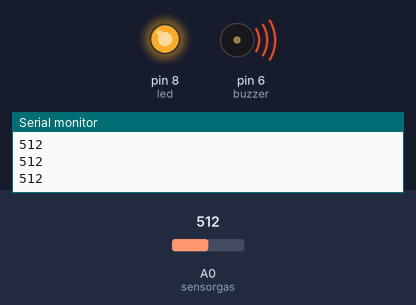
A sketch run on a simulated Arduino Uno, built with avr-gcc and run on an emulated ATmega328P. On the bench: output pins drawn as LEDs (lit = HIGH), buzzer (waves = sounding, pin HIGH), the last lines printed to the serial monitor. The test bench sets the inputs (shaded band); at power-on: A0 (sensorgas) = 512.

Above: at 1.2 s.
1.3 s: A0 (sensorgas) set to 87
2.8 s: A0 (sensorgas) set to 74
At 4.0 s:
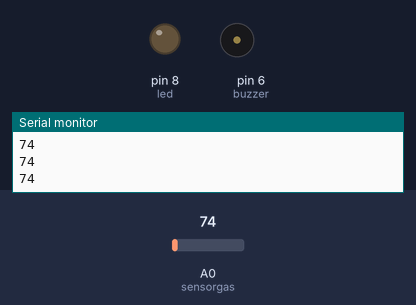
4.3 s: A0 (sensorgas) set to 122
At 5.1 s:
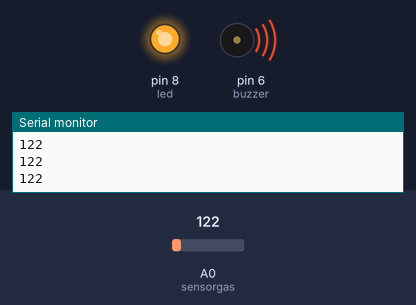
5.8 s: A0 (sensorgas) set to 0
At 6.2 s:
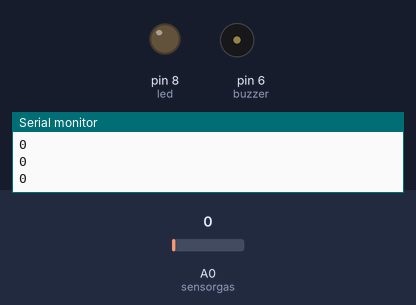
Timing chart, 0 to 8.3 s (numbered marks = the images above; inputs shaded):
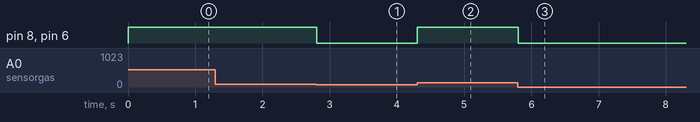

Measured:
- the behaviour switches between 81 and 80 on A0 (sensorgas) (found by bisection; images 0 and 1)
- after the input at 2.8 s, pin 8 (led), pin 6 (buzzer): HIGH → LOW at once
- after the input at 4.3 s, pin 8 (led), pin 6 (buzzer): LOW → HIGH at once
- after the input at 5.8 s, pin 8 (led), pin 6 (buzzer): HIGH → LOW at once

The sketch:

SmartHome.ino
```cpp
#include <IRremote.h> //library infrared

//deklarasi
int RECV_PIN = A1;
int led = 8;
int ONled;
int buzzer = 6;
int gas = 80;
int sensorgas = A0;

//kode yang ada ditombol remot
#define codestop 25245 //mendefinisikan code pada tombol stop

IRrecv irrecv(RECV_PIN); //pin infrared

decode_results results; //hasil decode

void setup()
{
Serial.begin(9600); // baud rate (bit persecond)
irrecv.enableIRIn(); //mulai receiver
pinMode(led, OUTPUT); // menjadikan led sebagai output
pinMode(buzzer, OUTPUT); // menjadikan buzzer sebagai output
pinMode(sensorgas, INPUT); // menjadikan MQ-5 sebagai input
}

void loop() {
if (irrecv.decode(&results)) { //hasil decode infrared
  unsigned int value = results.value;
  switch(value) {
    case codestop:
 if(ONled = 1) { // jika LED menyala
    digitalWrite(led, LOW); // akan mati jika tekan tombol stop
  }
  break;
  }
  irrecv.resume();
}

// sensor gas
int analogsensor = analogRead(sensorgas);
Serial.println(analogsensor);
if (analogsensor > gas){
  digitalWrite(led, HIGH);
  digitalWrite(buzzer, HIGH);
}else{
  digitalWrite(buzzer,LOW);
  digitalWrite(led,LOW);
}
}
```
